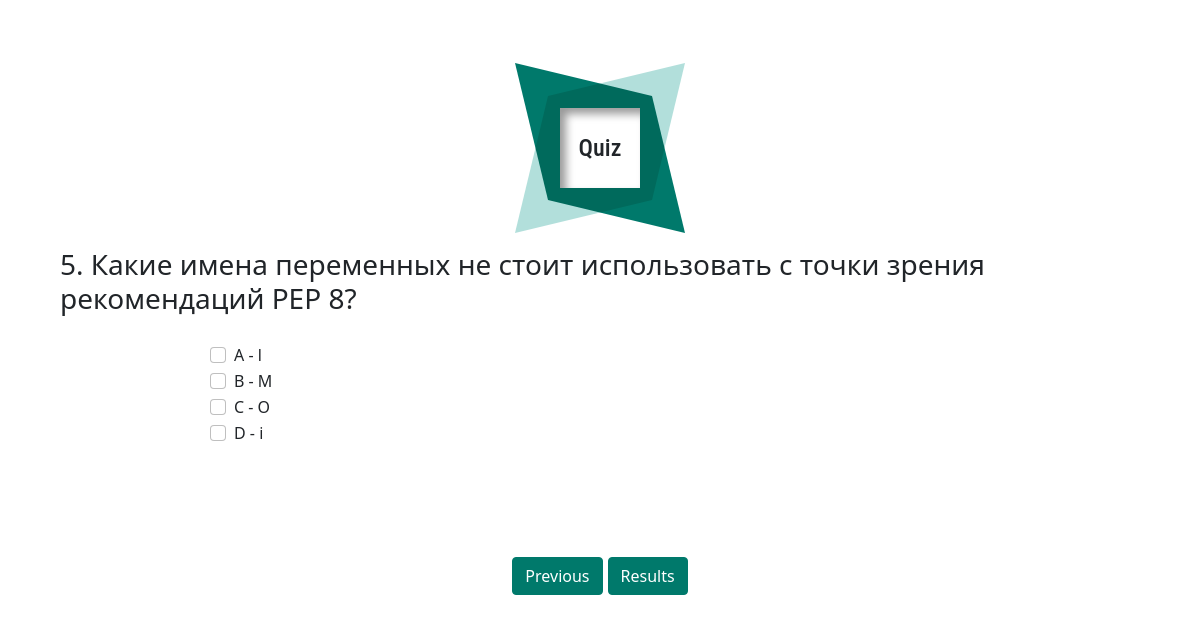
Page /question5 on the committed database.
### main/models.py (models this page shows, shortened)
class Question(models.Model):
    title = models.TextField('Name')  # text of question

class Answers(models.Model):
    answer_A = models.TextField('description')
    answer_B = models.TextField('description')
    answer_C = models.TextField('description')
    answer_D = models.TextField('description')
    class Meta:
        verbose_name = 'Answer'
        verbose_name_plural = 'Answers'

### main/views.py (the view)
# urls.py: path('question5', views.question5, name='question5'),
def question5(request):
    if request.method == "POST":
        if request.POST.get("form_type") == 'formOne':
            set_answer_user(request, 5)
            return redirect('results')
        else:
            return redirect('question4')
    else:
        quiz = Question.objects.filter(id=5)
        answers = Answers.objects.filter(id=5)
        return render(request, 'main/questions/question5.html', {'title': 'the fives question', 'my_quiz': quiz,
                                                                 'answers_db': answers})

### main/templates/main/questions/question5.html (shortened to what this page needs)
{% extends 'main/questions/base.html' %}
{% block content %}
    {% for el in my_quiz %}
        <div>
            <h3>{{ el.title }}</h3>
        </div>
    {% endfor %}
{% endblock %}
{% block form %}
    <form action="" method="post">
        {% for el in answers_db %}
            <div class="container__checkbox" id="featured-6">
                <div class="form-check">
                    <input class="form-check-input" type="checkbox" value="A"
                           id="a" name="answ">
                    <label class="form-check-label" for="a">{{ el.answer_A }}</label>
                </div>
                <div class="form-check">
                    <input class="form-check-input" type="checkbox" value="B"
                           id="b" name="answ">
                    <label class="form-check-label" for="b">{{ el.answer_B }}</label>
                </div>
                <div class="form-check">
                    <input class="form-check-input" type="checkbox" value="C"
                           id="c" name="answ">
                    <label class="form-check-label" for="c">{{ el.answer_C }}</label>
                </div>
                <div class="form-check">
                    <input class="form-check-input" type="checkbox" value="D"
                           id="d" name="answ">
                    <label class="form-check-label" for="d">{{ el.answer_D }}</label>
                </div>
            </div>
        {% endfor %}
        <div class="btn__question1">
            <button type="submit" class="btn btn-success" name="form_type" value="formTwo">Previous</button>
            <button type="submit" class="btn btn-success" name="form_type" value="formOne">Results</button>
        </div>
    </form>
{% endblock %}

### main/static/styles/questions.css (style rules this page uses)
form { width: 100%; }
.btn__question1 { padding-top: 10px; display: flex; justify-content: center; }
.container__checkbox { padding: 20px 0 100px; display: flex; flex-direction: column; margin-left: 150px; }
.btn-success { color: #fff; background-color: #00796B; border-color: #00796B; }
.btn-success:first-child { margin-right: 5px; }

### rows in the picture
Question: title "5. Какие имена переменных не стоит использовать с точки зрения рекомендаций PEP 8?"
Answers: answer_A "A - l", answer_B "B - M", answer_C "C - O", answer_D "D - i"
